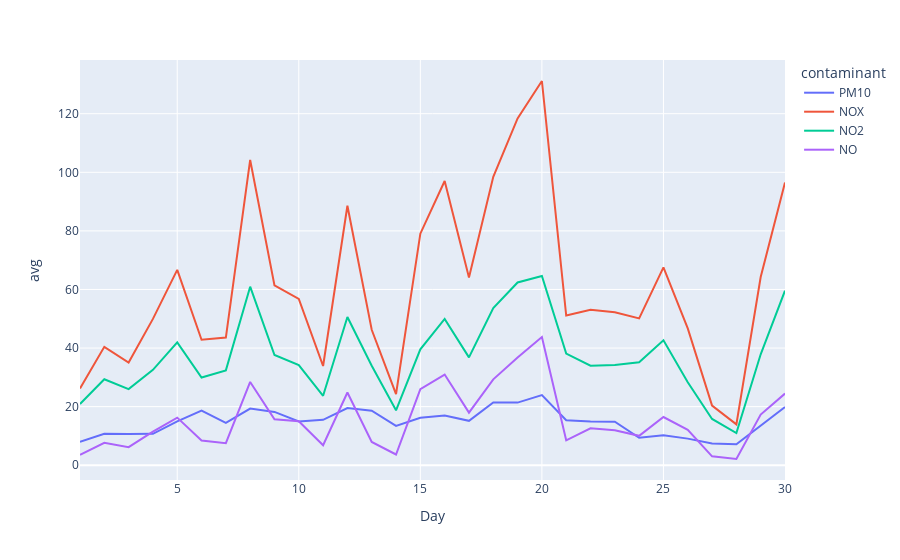

Notebook source saved alongside this figure:
### Code cell
fig = px.line(bcn_gracia_sangervasi_socioeco_nov21, x="Day", y="avg", color="contaminant")
fig.show()

### Figure 1 — Plotly figure (JSON) as saved in the notebook; plotly's stock layout.template omitted (floating-point values rounded to 4 significant figures)
{"data": [{"hovertemplate": "contaminant=PM10<br>Day=%{x}<br>avg=%{y}<extra></extra>", "legendgroup": "PM10", "line": {"color": "#636efa", "dash": "solid"}, "marker": {"symbol": "circle"}, "mode": "lines", "name": "PM10", "orientation": "v", "showlegend": true, "type": "scatter", "x": [30, 29, 28, 27, 26, 25, 24, 23, 22, 21, 20, 19, 18, 17, 16, 15, 14, 13, 12, 11, 10, 9, 8, 7, 6, 5, 4, 3, 2, 1], "xaxis": "x", "y": [19.89, 13.5, 7.167, 7.458, 9.083, 10.21, 9.375, 14.88, 14.92, 15.33, 23.96, 21.38, 21.42, 15.15, 17, 16.21, 13.42, 18.62, 19.5, 15.5, 14.92, 18.21, 19.33, 14.46, 18.62, 14.96, 10.72, 10.67, 10.71, 7.958], "yaxis": "y"}, {"hovertemplate": "contaminant=NOX<br>Day=%{x}<br>avg=%{y}<extra></extra>", "legendgroup": "NOX", "line": {"color": "#EF553B", "dash": "solid"}, "marker": {"symbol": "circle"}, "mode": "lines", "name": "NOX", "orientation": "v", "showlegend": true, "type": "scatter", "x": [30, 29, 28, 27, 26, 25, 24, 23, 22, 21, 20, 19, 18, 17, 16, 15, 14, 13, 12, 11, 10, 9, 8, 7, 6, 5, 4, 3, 2, 1], "xaxis": "x", "y": [96.55, 64.25, 13.96, 20.33, 46.71, 67.54, 50.12, 52.21, 53.08, 51.08, 131.2, 118.4, 98.46, 64.09, 97.04, 79.04, 24.29, 46.25, 88.58, 33.88, 56.75, 61.38, 104.2, 43.58, 42.83, 66.71, 49.95, 35.04, 40.42, 26.17], "yaxis": "y"}, {"hovertemplate": "contaminant=NO2<br>Day=%{x}<br>avg=%{y}<extra></extra>", "legendgroup": "NO2", "line": {"color": "#00cc96", "dash": "solid"}, "marker": {"symbol": "circle"}, "mode": "lines", "name": "NO2", "orientation": "v", "showlegend": true, "type": "scatter", "x": [30, 29, 28, 27, 26, 25, 24, 23, 22, 21, 20, 19, 18, 17, 16, 15, 14, 13, 12, 11, 10, 9, 8, 7, 6, 5, 4, 3, 2, 1], "xaxis": "x", "y": [59.59, 37.88, 10.96, 15.79, 28.33, 42.67, 35.12, 34.25, 34, 38.12, 64.62, 62.38, 53.62, 36.82, 49.96, 39.58, 18.75, 33.96, 50.58, 23.71, 34.17, 37.62, 60.96, 32.38, 29.96, 41.92, 32.55, 26, 29.33, 20.92], "yaxis": "y"}, {"hovertemplate": "contaminant=NO<br>Day=%{x}<br>avg=%{y}<extra></extra>", "legendgroup": "NO", "line": {"color": "#ab63fa", "dash": "solid"}, "marker": {"symbol": "circle"}, "mode": "lines", "name": "NO", "orientation": "v", "showlegend": true, "type": "scatter", "x": [30, 29, 28, 27, 26, 25, 24, 23, 22, 21, 20, 19, 18, 17, 16, 15, 14, 13, 12, 11, 10, 9, 8, 7, 6, 5, 4, 3, 2, 1], "xaxis": "x", "y": [24.45, 17.29, 2.125, 3.042, 12.08, 16.46, 10.04, 11.92, 12.62, 8.5, 43.75, 36.79, 29.33, 17.95, 30.96, 26, 3.667, 7.958, 24.83, 6.833, 15, 15.71, 28.42, 7.542, 8.417, 16.25, 11.45, 6.167, 7.625, 3.542], "yaxis": "y"}], "layout": {"legend": {"title": {"text": "contaminant"}, "tracegroupgap": 0}, "margin": {"t": 60}, "xaxis": {"anchor": "y", "domain": [0, 1], "title": {"text": "Day"}}, "yaxis": {"anchor": "x", "domain": [0, 1], "title": {"text": "avg"}}}}
